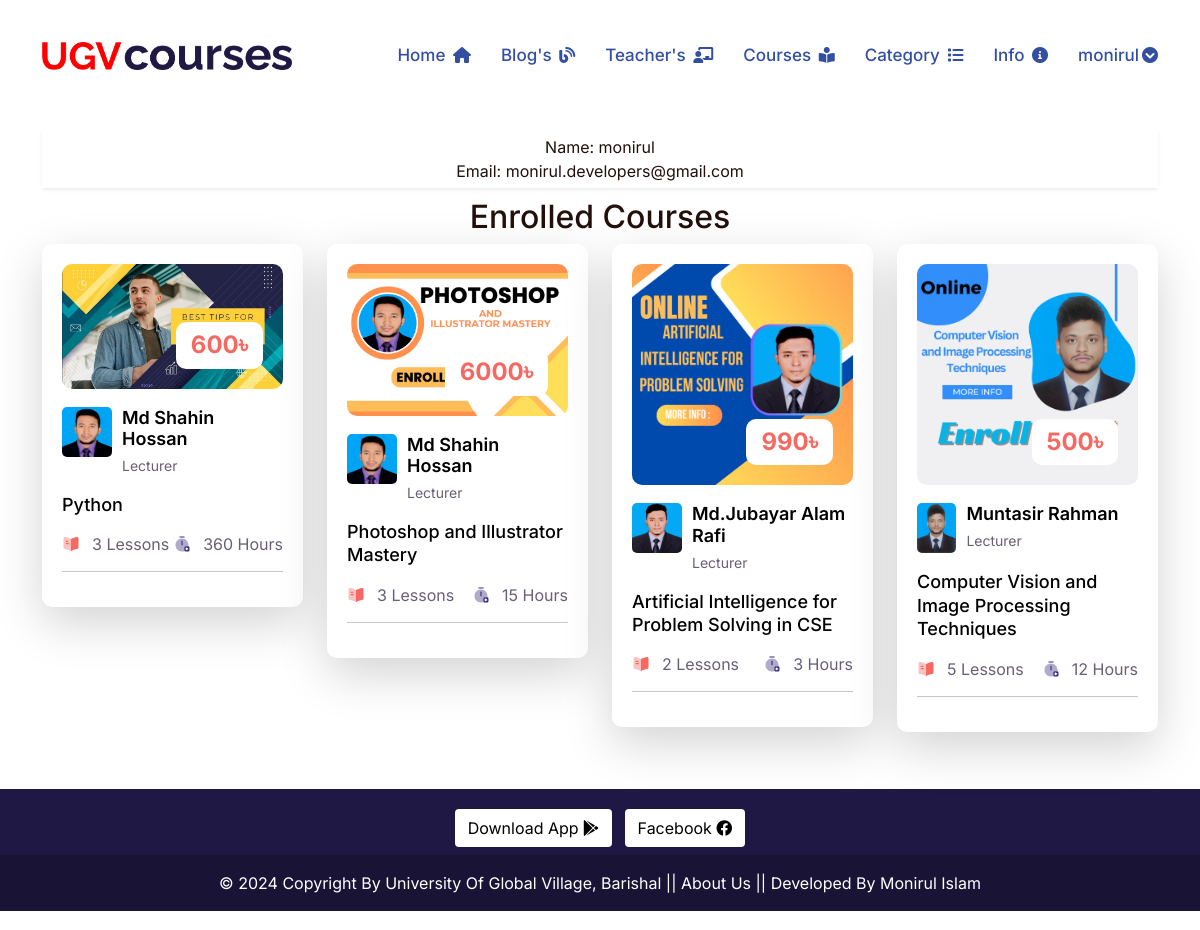
The page /dashboard/ (signed in) on the database its author committed.
### lms/models.py (models this page shows, shortened)
class SiteInfo(models.Model):
    site_name = models.CharField(max_length=50)
    site_logo = models.ImageField(
        upload_to="site_logo/",
        validators=[FileExtensionValidator(allowed_extensions=['png','jpeg','jpg'])]
        )
    phone_regex = RegexValidator(
        regex=r'^\+?1?\d{9,15}$',
        message="Phone number must be entered in the format: '+088'. Up to 15 digits allowed."
    )
    phone = models.CharField(validators=[phone_regex], max_length=15)

class Enrollment(models.Model):
    SEMESTER_CHOICES = [
        ('1', 'Semester 1'),
        ('2', 'Semester 2'),
        ('3', 'Semester 3'),
        ('4', 'Semester 4'),
        ('5', 'Semester 5'),
        ('6', 'Semester 6'),
        ('7', 'Semester 7'),
        ('8', 'Semester 8'),
    ]
    DEPARTMENT_CHOICES = [
        ('CSE', 'Computer Science and Engineering'),
        ('EEE', 'Electrical and Electronics Engineering'),
        ('CE', 'Civil Engineering'),
        ('ENGLISH', 'English'),
        ('BBA', 'Bachelor of Business Administration'),
        ('MECHANICAL', 'Mechanical Engineering'),
    ]
    user = models.ForeignKey(User, on_delete=models.CASCADE)
    course = models.ForeignKey(Course, on_delete=models.CASCADE)
    portal_screenshot =models.FileField(
        upload_to='portal_screenshot/',
        validators=[FileExtensionValidator(allowed_extensions=['png','jpeg','jpg','gif','heif','heic'])]
    )
    student_id = models.CharField(max_length=20)
    transaction_id = models.CharField(max_length=50, unique=True)
    phone_regex = RegexValidator(
        regex=r'^\+?1?\d{9,15}$',  # Example regex for international phone numbers
        message="Phone number must be entered in the format: '+880 1XXX NNNNNN'. Up to 15 digits allowed."
    )
    phone_number = models.CharField(validators=[phone_regex], max_length=15, blank=True, null=True)
    name = models.CharField(max_length=100)
    department = models.CharField(max_length=50, choices=DEPARTMENT_CHOICES)
    semester = models.CharField(max_length=20, choices=SEMESTER_CHOICES)
    approved = models.BooleanField(default=False)
    batch_no = models.PositiveIntegerField()
    created_date = models.DateTimeField(auto_now_add=True)
    course_price = models.DecimalField(max_digits=10, decimal_places=2, blank=True, null=True)

class Course(models.Model):
    ADVANCED = 'Advanced'
    INTERMEDIATE = 'Intermediate'
    BASIC = 'Basic'
    SKILL_CHOICES = [
        (ADVANCED,'Advanced'),
        (INTERMEDIATE,'Intermediate'),
        ( BASIC ,'Basic'),
    ]
    BANGLA = 'Bangla'
    ENGLISH = 'English'
    LANGUAGE_CHOOSE = [
        (BANGLA ,'Bangla'),
        (ENGLISH ,'English'),
    ]
    author = models.ForeignKey(Author, related_name='course_author', on_delete=models.CASCADE)
    category = models.ForeignKey(Category, related_name='course_category', on_delete=models.CASCADE)
    title = models.CharField(max_length=300, unique=True)
    slug = models.SlugField( max_length=350, null=True, blank=True)
    duration = models.PositiveIntegerField(default=0)
    skill_level = models.CharField(max_length=50, choices=SKILL_CHOICES, default=BASIC)
    language = models.CharField(max_length=20, choices=LANGUAGE_CHOOSE, default=BANGLA)
    course_details = RichTextField()
    banner = models.ImageField(
        upload_to='courses_banner/',
        validators=[FileExtensionValidator(allowed_extensions=['jpg', 'jpeg', 'png'])]
        )
    price = models.PositiveIntegerField(default=0)
    created_date = models.DateTimeField(auto_now_add=True)

class Author(models.Model):
    name = models.CharField(max_length=100, unique=True)
    image = models.ImageField(
        upload_to='author_images/',
        validators=[FileExtensionValidator(allowed_extensions=['jpg', 'jpeg', 'png'])]
        )
    designation = models.CharField(max_length=150)
    phone_regex = RegexValidator(
        regex=r'^\+?1?\d{9,15}$',  # Example regex for international phone numbers
        message="Phone number must be entered in the format: '+880 1XXX NNNNNN'. Up to 15 digits allowed."
    )
    phone_number = models.CharField(validators=[phone_regex], max_length=16, blank=True, null=True)
    email =models.EmailField(max_length=50)
    slug = models.SlugField(null=True, blank=True)

### lms/views.py (the view)
# urls.py: path('dashboard/', dashboard, name='dashboard'),
@login_required(login_url='profile')
def dashboard(request):
    user_enrollments = Enrollment.objects.filter(user=request.user, approved=True)
    return render(request, 'dashboard.html', {'user_enrollments': user_enrollments})

### lms/context_processors.py (called while the page is built)
def get_all_categories(request):
    categories = Category.objects.all()
    category_counts = []
    for category in categories:
        course_count = Course.objects.filter(category=category).count()
        if course_count > 0:  # Only include non-empty categories
            category_counts.append({'category': category, 'course_count': course_count})
    context = {
        "categories":categories,
        "category_counts": category_counts,
    }
    return context

def siteinfo(request):
    siteinfo = SiteInfo.objects.all()
    context ={
        'siteinfo': siteinfo,
    }
    return context

### templates/dashboard.html (shortened to what this page needs)
{% extends 'base.html' %}
{% load static %}
{% block content %}
<div class="container " style="margin-top: 130px; list-style: none;">
  <div class="shadow-sm" style="padding: 5px; text-align: center;">
    <li>Name: {{request.user.username}}</li>
    <li>Email: {{request.user.email}}</li>
  </div>
 <section>
    <h1 style="text-align: center; margin-top:10px;">Enrolled Courses</h1>
    <div class="row ">
        {% if user_enrollments %}
        <ul>
            <div class="row">
            {% for enrollment in user_enrollments reversed %}
             <div class="col-lg-3 ">
                <div class="course-box d-flex aos" data-aos="fade-up">
                    <div class="product shadow-lg">
                    <div class="product-img">
                        <a href="{% url 'course_playlist' course_slug=enrollment.course.slug %}">
                        <img
                            class="img-fluid"
                            alt
                            src="{{enrollment.course.banner.url}}"
                        />
                        </a>
                        <div class="price">
                        <h3>{{enrollment.course.price}}&#2547;</h3>
                        </div>
                    </div>
                    <div class="product-content">
                        <div class="course-group d-flex">
                        <div class="course-group-img d-flex">
                            {% if enrollment.course.author.slug %}
                                <a href="{% url 'author_details' enrollment.course.author.slug %}">
                                    <img src="{{ enrollment.course.author.image.url }}" alt="{{ enrollment.course.author.name }}" class="img-fluid" />
                                </a>
                                <div class="course-name">
                                    <h4>
                                        <a href="{% url 'author_details' enrollment.course.author.slug %}">{{ enrollment.course.author.name }}</a>
                                    </h4>
                                    <p>{{ enrollment.course.author.designation }}</p>
                                </div>
                            {% endif %}
                        </div>
                    </div>
                        <h3 class="title instructor-text">
                        <a href="{% url 'course_playlist' course_slug=enrollment.course.slug %}"
                            >{{enrollment.course.title}}</a
                        >
                        </h3>
                        <div class="course-info d-flex align-items-center">
                        <div class="rating-img d-flex align-items-center">
                            <img
                            src="{% static 'assets/img/icon/icon-01.svg' %}"
                            alt
                            />
                            <p>{{enrollment.course.videos.all.count }} Lessons </p>
                        </div>
                        <div class="course-view d-flex align-items-center">
                            <img
                            src="{% static 'assets/img/icon/icon-02.svg' %}"
                            alt
                            />
                            <p>{{enrollment.course.duration}} Hours</p>
                        </div>
                        </div>
                    </div>
                    </div>
                </div>
            </div>
            {% endfor %}
        </div>
          </ul>
        {% else %}
          <p>You are not currently enrolled in any courses.</p>
        {% endif %}
      </div>
 </section>
</div>
{% endblock content %}

### templates/header.html (shortened to what this page needs)
{% load static %}
  <header class="header header-two">
    <div class="header-fixed">
      <nav class="navbar navbar-expand-lg header-nav scroll-sticky">
        <div class="container">
          <div class="navbar-header">
            {% for site in siteinfo %}
            <a href="{% url 'home' %}" class="navbar-brand logo ">
              <img  src="{{site.site_logo.url}}" class="myimg" alt="Logo" />
            </a>
            {% endfor %}
          </div>
          <div class="main-menu-wrapper">
            <ul class="main-nav">
              <li>
                <a href="{% url 'home' %}">Home <i class="fa-solid fa-house" style="font-size: 16px;"></i></a>
              </li>
              <li><a href="http://192.168.225.31:8000/">Blog's <i class="fa-solid fa-blog" style="font-size: 16px;"></i></a></li>
              <li>
                <a href="{% url 'author_list' %}">Teacher's <i class="fas fa-chalkboard-teacher" style="font-size: 16px;"></i></a>
              </li>
              <li >
                <a href="{% url 'courses' %}">Courses <i class="fa-solid fa-book-open-reader" style="font-size: 16px;"></i></a>
              </li>
              <li class="has-submenu menu-effect" >
                <a href="javascript:void(0)">Category <i class="fa-solid fa-list" style="font-size: 16px;"></i></a>
              </li>
              <li class="has-submenu menu-effect">
                <a href="javascript:void(0)">Info <i class="fa-solid fa-circle-info" style="font-size: 16px;"></i></a>
              </li>
              {% if request.user.is_authenticated %}
              <li class="has-submenu menu-effect">
                <a href="javascript:void(0)"> {{request.user.username}}<i class="fa-solid fa-circle-chevron-down" style="font-size: 16px;"></i></a>
              </li>
              {% endif %}
            </ul>
          </div>
        </div>
      </nav>
    </div>
  </header>

### lms/static/assets/css/custom.css (style rules this page uses)
.price { min-width: 64px !important; padding: 9px 15px; }
.myimg { max-width: 250px !important; }

### rows shown on the page
SiteInfo: site_logo (picture)
Enrollment: course.banner (picture), course.price "600", course.author.image (picture), course.author.name "Md Shahin Hossan", course.author.designation "Lecturer", course "Python", course.videos.all.count "3", course.duration "360"
Enrollment: course.banner (picture), course.price "6000", course.author.image (picture), course.author.name "Md Shahin Hossan", course.author.designation "Lecturer", course "Photoshop and Illustrator Mastery", course.videos.all.count "3", course.duration "15"
Enrollment: course.banner (picture), course.price "990", course.author.image (picture), course.author.name "Md.Jubayar Alam Rafi", course.author.designation "Lecturer", course "Artificial Intelligence for Problem Solving in CSE", course.videos.all.count "2", course.duration "3"
Enrollment: course.banner (picture), course.price "500", course.author.image (picture), course.author.name "Muntasir Rahman", course.author.designation "Lecturer", course "Computer Vision and Image Processing Techniques", course.videos.all.count "5", course.duration "12"

### other values the page prints
{{ request.user.username }} "monirul"
{{ request.user.email }} "monirul.developers@gmail.com"
